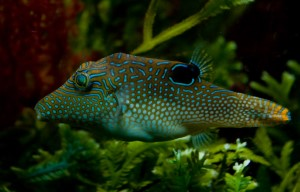
#> input picture dataset/Puffers/3275633421_53ae0b0d71_b.jpg, 300 x 192 px
$ python main1.py
#> lines starting #> are read from the running program, lines starting #| are printed output that depends on the picture; pictures that were not available may be replaced by others from this repository, and a replacement may not be noted
import cv2
import os
import numpy as np

# =========================================================
# SETTINGS
# =========================================================

DATASET_PATH = "dataset"
VIDEO_PATH = "marine_video.mp4"

DISPLAY_WIDTH = 800
DISPLAY_HEIGHT = 450

# Feature matching settings
MIN_MATCHES = 8
RATIO_TEST = 0.75

# Process every 2nd frame
FRAME_SKIP = 2

# =========================================================
# CREATE SIFT
# =========================================================

print("Starting ReefLens...")

sift = cv2.SIFT_create(
    nfeatures=500
)

# FLANN matcher
FLANN_INDEX_KDTREE = 1

index_params = dict(
    algorithm=FLANN_INDEX_KDTREE,
    trees=5
)

search_params = dict(
    checks=50
)

flann = cv2.FlannBasedMatcher(
    index_params,
    search_params
)

# =========================================================
# LOAD DATASET IMAGES
# =========================================================

print("\nLoading dataset...")

templates = []

if not os.path.exists(DATASET_PATH):

    print("ERROR: dataset folder not found!")

    exit()

for class_name in os.listdir(DATASET_PATH):

    class_path = os.path.join(
        DATASET_PATH,
        class_name
    )

    if not os.path.isdir(class_path):
        continue

    print("Loading:", class_name)

    image_count = 0

    for file in os.listdir(class_path):

        if not file.lower().endswith(
            (".jpg", ".jpeg")
        ):
            continue

        image_path = os.path.join(
            class_path,
            file
        )

        image = cv2.imread(image_path)
#> image is the input picture: shape (192, 300, 3); mean B, G, R 14.1, 41.4, 31

        if image is None:
            continue

        # Resize template
        image = cv2.resize(
            image,
            (300, 300)
        )
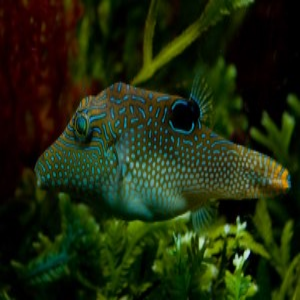
#> image: shape (300, 300, 3); mean B, G, R 14.1, 41.3, 30.9

        gray = cv2.cvtColor(
            image,
            cv2.COLOR_BGR2GRAY
        )
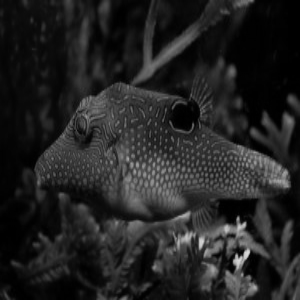
#> gray: shape (300, 300); min 0, max 219, mean 35.1

        # Detect SIFT features
        keypoints, descriptors = sift.detectAndCompute(
            gray,
            None
        )
#> keypoints = 500 keypoints; strongest (x, y, size): (247, 253, 4.1), (238, 261, 6.8), (201, 242, 4.4), (238, 219, 2.5)

        if descriptors is None:
            continue

        templates.append(
            {
                "class": class_name,
                "keypoints": keypoints,
                "descriptors": descriptors
            }
        )

        image_count += 1

        # Only use 20 templates per class
        if image_count >= 20:
            break

print("\nTemplates loaded:", len(templates))

if len(templates) == 0:

    print("ERROR: No usable JPG images found.")
    exit()

# =========================================================
# OPEN VIDEO
# =========================================================

print("\nOpening video...")

cap = cv2.VideoCapture(
    VIDEO_PATH
)

if not cap.isOpened():

    print("ERROR: Could not open marine_video.mp4")

    exit()

# =========================================================
# VIDEO LOOP
# =========================================================

frame_number = 0

while True:

    ret, frame = cap.read()
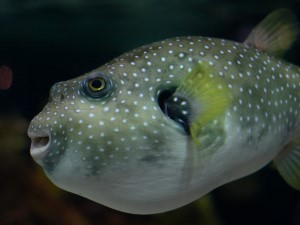
#> input picture dataset/Puffers/3336837611_465824138b_o.jpg, 300 x 225 px, given in place of marine_video.mp4, which was not available
#> frame is the input picture: shape (225, 300, 3); mean B, G, R 55, 61.6, 51.5

    if not ret:
        break

    frame_number += 1

    if frame_number % FRAME_SKIP != 0:
        continue

    # Resize
    frame = cv2.resize(
        frame,
        (DISPLAY_WIDTH, DISPLAY_HEIGHT)
    )

    gray_frame = cv2.cvtColor(
        frame,
        cv2.COLOR_BGR2GRAY
    )

    # Detect features in video frame
    frame_keypoints, frame_descriptors = sift.detectAndCompute(
        gray_frame,
        None
    )

    if frame_descriptors is None:

        cv2.imshow(
            "ReefLens - Marine Detection",
            frame
        )

        if cv2.waitKey(1) & 0xFF == ord("q"):
            break

        continue

    detections = []

    # =====================================================
    # COMPARE VIDEO WITH DATASET
    # =====================================================

    for template in templates:

        try:

            matches = flann.knnMatch(
                template["descriptors"],
                frame_descriptors,
                k=2
            )

        except cv2.error:
            continue

        good_matches = []

        for pair in matches:

            if len(pair) != 2:
                continue

            m, n = pair

            if m.distance < RATIO_TEST * n.distance:

                good_matches.append(m)

        # =================================================
        # ENOUGH MATCHES?
        # =================================================

        if len(good_matches) < MIN_MATCHES:
            continue

        # Get matched points
        points = []

        for match in good_matches:

            x, y = frame_keypoints[
                match.trainIdx
            ].pt

            points.append(
                [x, y]
            )

        points = np.array(
            points,
            dtype=np.float32
        )

        # =================================================
        # CREATE BOX AROUND MATCHED REGION
        # =================================================

        x_min = int(
            np.min(points[:, 0])
        )

        y_min = int(
            np.min(points[:, 1])
        )

        x_max = int(
            np.max(points[:, 0])
        )

        y_max = int(
            np.max(points[:, 1])
        )

        width = x_max - x_min
        height = y_max - y_min

        # Ignore tiny boxes
        if width < 25 or height < 25:
            continue

        # Add some padding
        padding = 15

        x_min = max(
            0,
            x_min - padding
        )

        y_min = max(
            0,
            y_min - padding
        )

        x_max = min(
            DISPLAY_WIDTH - 1,
            x_max + padding
        )

        y_max = min(
            DISPLAY_HEIGHT - 1,
            y_max + padding
        )

        detections.append(
            {
                "class": template["class"],
                "x1": x_min,
                "y1": y_min,
                "x2": x_max,
                "y2": y_max,
                "matches": len(good_matches)
            }
        )

    # =====================================================
    # REMOVE DUPLICATE DETECTIONS
    # =====================================================

    # Keep strongest matches
    detections.sort(
        key=lambda x: x["matches"],
        reverse=True
    )

    final_detections = []

    for detection in detections:

        keep = True

        for existing in final_detections:

            # Calculate overlap
            x1 = max(
                detection["x1"],
                existing["x1"]
            )

            y1 = max(
                detection["y1"],
                existing["y1"]
            )

            x2 = min(
                detection["x2"],
                existing["x2"]
            )

            y2 = min(
                detection["y2"],
                existing["y2"]
            )

            if x2 > x1 and y2 > y1:

                intersection = (
                    (x2 - x1) *
                    (y2 - y1)
                )

                area1 = (
                    (detection["x2"] -
                     detection["x1"]) *
                    (detection["y2"] -
                     detection["y1"])
                )

                area2 = (
                    (existing["x2"] -
                     existing["x1"]) *
                    (existing["y2"] -
                     existing["y1"])
                )

                union = area1 + area2 - intersection

                iou = intersection / union

                if iou > 0.5:

                    keep = False
                    break

        if keep:

            final_detections.append(
                detection
            )

    # =====================================================
    # DRAW DETECTIONS
    # =====================================================

    for detection in final_detections:

        x1 = detection["x1"]
        y1 = detection["y1"]
        x2 = detection["x2"]
        y2 = detection["y2"]

        class_name = detection["class"]

        matches = detection["matches"]

        # Bounding box
        cv2.rectangle(
            frame,
            (x1, y1),
            (x2, y2),
            (0, 255, 0),
            2
        )

        # Label
        label = f"{class_name} ({matches})"

        cv2.putText(
            frame,
            label,
            (x1, max(y1 - 8, 20)),
            cv2.FONT_HERSHEY_SIMPLEX,
            0.55,
            (0, 255, 0),
            2
        )

    # =====================================================
    # DISPLAY
    # =====================================================

    cv2.imshow(
        "ReefLens - Marine Species Detection",
        frame
    )

    # Q to quit
    if cv2.waitKey(1) & 0xFF == ord("q"):
        break

# =========================================================
# CLEANUP
# =========================================================

cap.release()

cv2.destroyAllWindows()

print("\nReefLens finished.")
